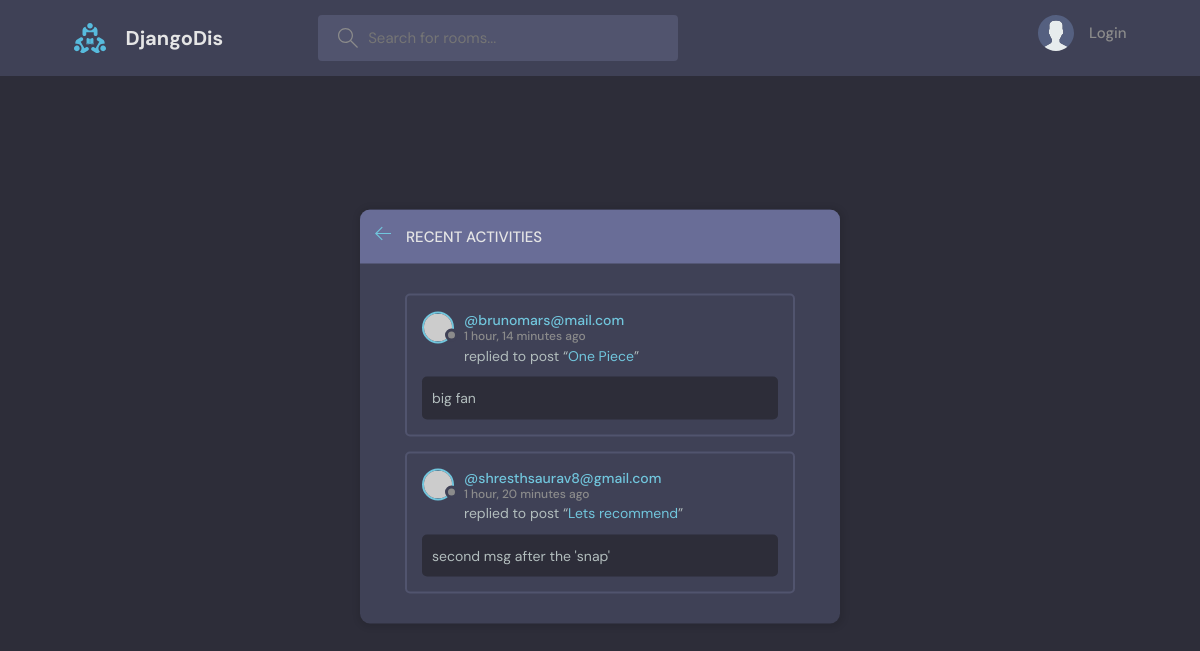
The page /activity on the database its author committed.
### base/models.py (models this page shows, shortened)
class Msg(models.Model): # Msg written cause message is keyword in django
    user = models.ForeignKey(User,on_delete=models.CASCADE)
    body = models.TextField()
    server = models.ForeignKey(Server, on_delete=models.CASCADE)
    created = models.DateTimeField(auto_now_add=True)
    updated = models.DateTimeField(auto_now=True)
    class Meta:
        ordering = ['-updated', '-created']

class User(AbstractUser):
    name = models.CharField(max_length=200, null=True)
    email = models.EmailField(unique=True)
    bio = models.TextField(null=True)
    avatar = models.ImageField(null=True, default="avatar.svg")
    USERNAME_FIELD = "email"
    REQUIRED_FIELDS = []

class Server(models.Model):
    owner = models.ForeignKey(User, on_delete=models.SET_NULL,null=True)
    topic = models.ForeignKey(Topic, on_delete=models.SET_NULL, null=True)
    name = models.CharField(max_length=200)
    description = models.TextField(null=True , blank=True) # null for db and blank for frontend
    members = models.ManyToManyField(User, related_name='members', blank=True)
    created = models.DateTimeField(auto_now_add=True)
    updated = models.DateTimeField(auto_now=True)
    class Meta:
        ordering = ['-updated', '-created']
    def __str__(self):
        return self.name

### base/views.py (the view)
# urls.py: path('activity', views.activityPage, name="activity"),
def activityPage(request):
    nam = request.GET.get('nam') if request.GET.get('nam') != None else ''
    server_msgs = Msg.objects.filter(Q(server__topic__name__icontains = nam))
    context = {'server_msgs' : server_msgs}
    return render(request, 'base/activity.html', context)

### base/templates/base/activity.html (shortened to what this page needs)
{% extends 'main.html' %}
{% block content %}
<main class="layout">
    <div class="container">
      <div class="layout__box">
        <div class="layout__boxHeader">
          <div class="layout__boxTitle">
            <a href="{{ request.META.HTTP_REFERER}}">
              <svg version="1.1" xmlns="http://www.w3.org/2000/svg" width="32" height="32" viewBox="0 0 32 32">
                <title>arrow-left</title>
                <path
                  d="M13.723 2.286l-13.723 13.714 13.719 13.714 1.616-1.611-10.96-10.96h27.625v-2.286h-27.625l10.965-10.965-1.616-1.607z"
                ></path>
              </svg>
            </a>
            <h3>Recent Activities</h3>
          </div>
        </div>
        <div class="activities-page layout__body">
          {% for msg in server_msgs%}
          <div class="activities__box">
            <div class="activities__boxHeader roomListRoom__header">
              <a href="{% url 'user-profile' msg.user.id %}" class="roomListRoom__author">
                <div class="avatar avatar--small">
                  <img src="https://randomuser.me/api/portraits/women/11.jpg" />
                </div>
                <p>
                  @{{msg.user}}
                  <span>{{ msg.created | timesince }} ago</span>
                </p>
              </a>
            </div>
            <div class="activities__boxContent">
              <p>replied to post “<a href="room.html">{{msg.server}} </a>”</p>
              <div class="activities__boxRoomContent">
                {{msg.body}}
              </div>
            </div>
          </div>
          {% endfor %}
        </div>
      </div>
    </div>
  </main>
{% endblock content %}

### static/css/main.css (style rules this page uses)
:root { --color-main: #71c6dd; --color-main-light: #e1f6fb; --color-dark: #3f4156; --color-dark-medium: #51546e; --color-dark-light: #696d97; --color-light: #e5e5e5; --color-gray: #8b8b8b; --color-light-gray: #b2bdbd; --color-bg: #2d2d39; --color-success: #5dd693; --color-error: #fc4b0b; }
* { font-family: "DM Sans", -apple-system, BlinkMacSystemFont, "Segoe UI", Roboto, Oxygen, Ubuntu, Cantarell, "Open Sans", "Helvetica Neue", sans-serif; margin: 0; padding: 0; box-sizing: border-box; text-rendering: optimizeLegibility; font-size: inherit; }
html { font-size: 56.25%; }
@media only screen and (min-width: 1200px) { html { font-size: 62.5%; } }
body { line-height: 1.6; font-weight: 400; font-size: 1.5rem; color: var(--color-light-gray); background-color: var(--color-bg); min-height: 100vh; }
img { width: 100%; }
a { display: inline-block; color: var(--color-main); text-decoration: none; }
.container { max-width: 120rem; width: 90%; margin: auto; }
.avatar { position: relative; display: inline-block; border-radius: 50%; border: 2px solid var(--color-main); }
.avatar img { display: block; border-radius: 50%; object-fit: cover; object-position: center; }
.avatar::after { content: ""; display: block; position: absolute; background-color: var(--color-gray); z-index: 111; border-radius: 50%; border: 0.3rem solid var(--color-dark); }
.avatar.avatar--small img { width: 2.8rem; height: 2.8rem; }
.avatar.avatar--small:after { width: 0.7rem; height: 0.7rem; bottom: 0px; right: -6px; }
.layout { margin-top: 2.4rem; }
.layout > .container { display: flex; justify-content: space-between; align-items: flex-start; }
.layout__box { width: 90%; max-width: 48rem; min-height: 40rem; position: absolute; top: 50%; left: 50%; transform: translate(-50%, -46%); background-color: var(--color-dark); border-radius: 1rem; box-shadow: 1px 1px 6px 3px rgba(0, 0, 0, 0.1); overflow: hidden; }
.layout__boxHeader { display: flex; padding: 1.5rem; background-color: var(--color-dark-light); }
.layout__boxTitle { display: flex; gap: 1.5rem; align-items: center; }
.layout__boxTitle h3 { text-transform: uppercase; font-weight: 500; color: var(--color-light); }
.layout__boxTitle svg { width: 1.6rem; height: 1.6rem; fill: var(--color-main); }
.layout__body { margin: 3rem; }
.roomListRoom__header { display: flex; justify-content: space-between; align-items: center; }
.roomListRoom__author { font-weight: 500; display: flex; align-items: center; gap: 1rem; }
.activities__box { margin: 1.5rem; padding: 1.5rem; border: 2px solid var(--color-dark-medium); border-radius: 5px; }
.activities__boxHeader p { font-size: 1.4rem; line-height: 1.3; }
.activities__boxHeader p span { color: var(--color-gray); font-size: 1.2rem; display: block; }
.activities__boxContent { margin-left: 4.2rem; }
.activities__boxContent { font-size: 1.4rem; }
.activities__boxRoomContent { background: var(--color-bg); padding: 1rem; border-radius: 5px; margin-top: 1rem; margin-left: -4.2rem; }

### rows shown on the page
Msg: user "brunomars@mail.com", created "1 hour, 14 minutes", server "One Piece", body "big fan"
Msg: user "shresthsaurav8@gmail.com", created "1 hour, 20 minutes", server "Lets recommend", body "second msg after the 'snap'"
